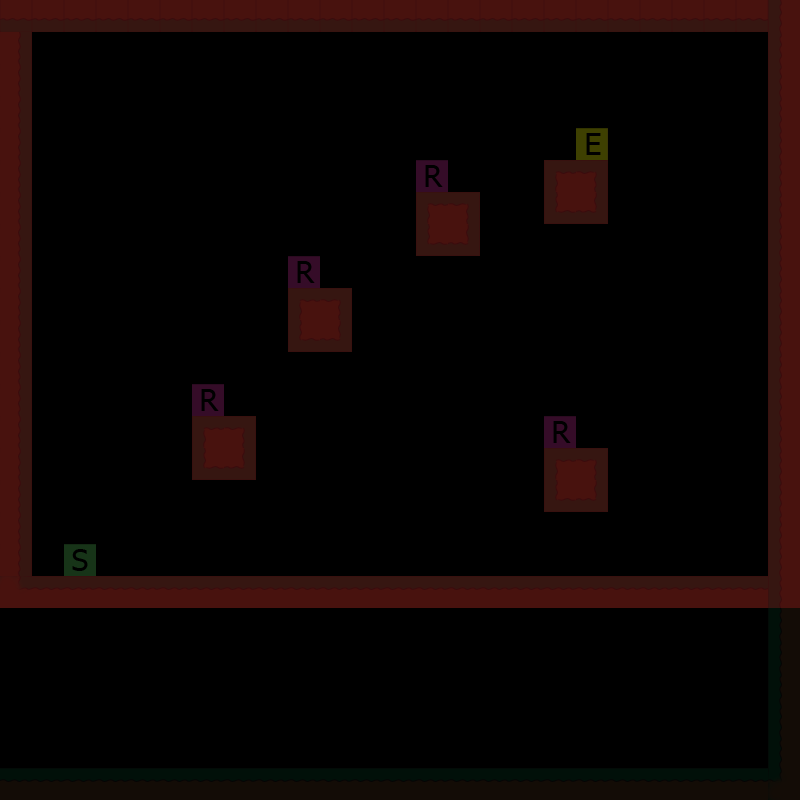

Below is a game level as drawn by its tile map, then a one-line description and the .tmx that defines it (tile-layer data replaced by summaries):
An orthogonal 25x25 tile map with 32x32 px tiles, 2 tile layers (collisions, terain), 2 tilesets.

<map version="1.0" orientation="orthogonal" width="25" height="25" tilewidth="32" tileheight="32">
 <tileset firstgid="1" name="leveltileset" tilewidth="32" tileheight="32">
  <image source="tiles.png" trans="000000" width="96" height="192" />
  <tile id="1">
   <properties>
    <property name="block" value="1" />
   </properties>
  </tile>
 </tileset>
 <tileset firstgid="19" name="editor" tilewidth="32" tileheight="32">
  <image source="editor.png" trans="ffffff" width="96" height="192" />
  <tile id="0">
   <properties>
    <property name="block" value="1" />
   </properties>
  </tile>
  <tile id="3">
   <properties>
    <property name="start" value="1" />
   </properties>
  </tile>
  <tile id="4">
   <properties>
    <property name="end" value="1" />
   </properties>
  </tile>
  <tile id="5">
   <properties>
    <property name="ruban" value="1" />
   </properties>
  </tile>
 </tileset>
 <layer name="collisions" width="25" height="25" opacity="0.27">
  <properties>
   <property name="blocked" value="1" />
  </properties>
  <data>[625 cells, 203 non-empty, 5 distinct tile ids]</data>
 </layer>
 <layer name="terain" width="25" height="25" opacity="0.16">
  <data>[625 cells, 134 non-empty, 10 distinct tile ids]</data>
 </layer>
</map>
